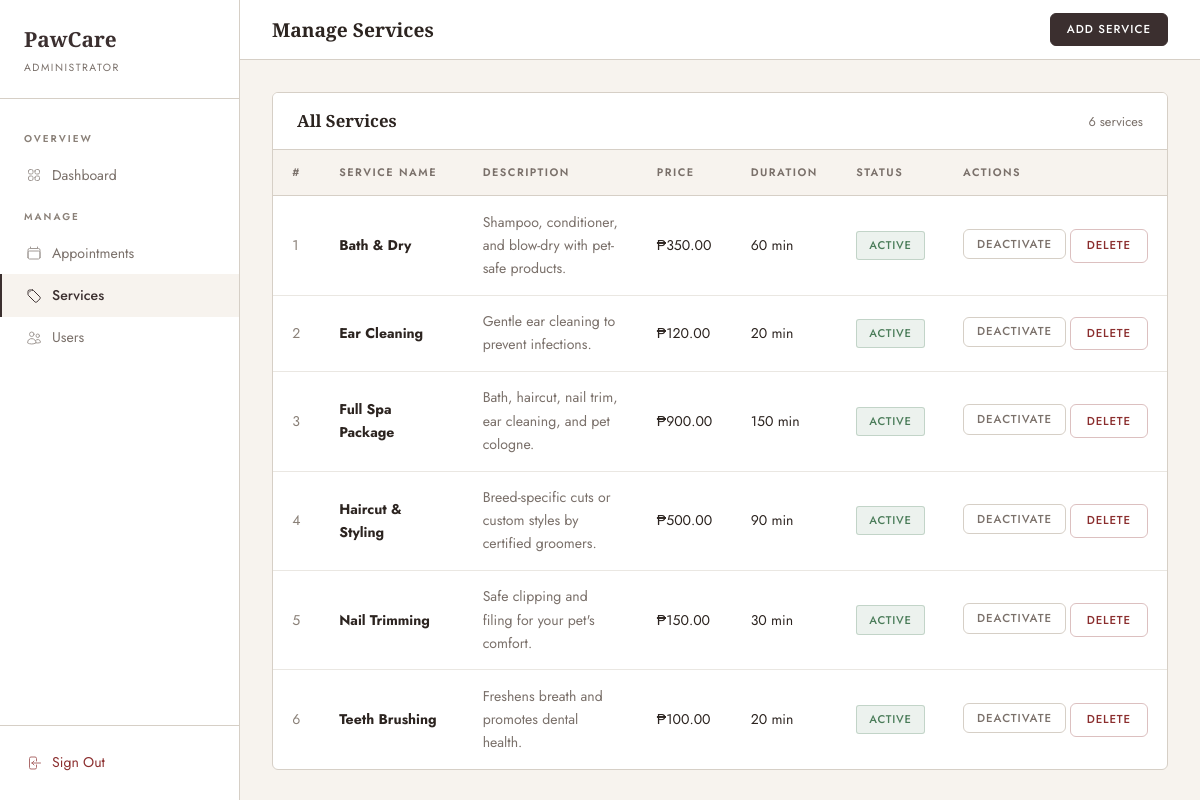
Page /views/admin/services.php (signed in) on the committed database.
### tables this page shows
CREATE TABLE IF NOT EXISTS services (
    id          INT AUTO_INCREMENT PRIMARY KEY,
    name        VARCHAR(100)  NOT NULL,
    description TEXT          DEFAULT NULL,
    price       DECIMAL(10,2) NOT NULL,
    duration    INT           DEFAULT 60 COMMENT 'Minutes',
    is_active   TINYINT(1)    DEFAULT 1,
    created_at  TIMESTAMP DEFAULT CURRENT_TIMESTAMP
);

### views/admin/services.php (the view, shortened to what this page needs)
<?php
$pdo = getPDO();
$services = $pdo->query('SELECT * FROM services ORDER BY name')->fetchAll();
?>
<!DOCTYPE html>
<html lang="en">
<head><?php include '../../includes/head.php'; ?></head>
<body>
<div class="layout">
  <?php include '../../includes/sidebar_admin.php'; ?>
  <div class="main-wrap">
    <div class="topbar">
      <span class="topbar-title">Manage Services</span>
      <button class="btn-primary-site btn-sm-site" data-bs-toggle="modal" data-bs-target="#addSvcModal">Add Service</button>
    </div>
    <div class="content-pad">
      <div class="card-site">
        <div class="card-header-site">
          <h5>All Services</h5>
          <span style="font-size:0.8rem;color:var(--text-muted);"><?= count($services) ?> services</span>
        </div>
        <table class="table-site">
          <thead>
            <tr><th>#</th><th>Service Name</th><th>Description</th><th>Price</th><th>Duration</th><th>Status</th><th>Actions</th></tr>
          </thead>
          <tbody>
          <?php foreach ($services as $i => $s): ?>
          <tr>
            <td style="color:var(--gray);"><?= $i+1 ?></td>
            <td><strong><?= htmlspecialchars($s['name']) ?></strong></td>
            <td style="color:var(--text-muted);max-width:220px;"><?= htmlspecialchars($s['description'] ?: '—') ?></td>
            <td>₱<?= number_format($s['price'],2) ?></td>
            <td><?= $s['duration'] ? $s['duration'].' min' : '—' ?></td>
            <td>
              <span class="badge-site <?= $s['is_active'] ? 'badge-confirmed' : 'badge-cancelled' ?>">
                <?= $s['is_active'] ? 'Active' : 'Inactive' ?>
              </span>
            </td>
            <td>
              <div class="d-flex gap-1">
                <form method="POST">
                  <button type="submit" class="btn-ghost" style="font-size:0.72rem;padding:0.3rem 0.8rem;"><?= $s['is_active'] ? 'Deactivate' : 'Activate' ?></button>
                </form>
                <form method="POST" onsubmit="return confirm('Delete this service?');">
                  <button type="submit" class="btn-danger-site">Delete</button>
                </form>
              </div>
            </td>
          </tr>
          <?php endforeach; ?>
          </tbody>
        </table>
      </div>
    </div>
  </div>
</div>
</body>
</html>

### assets/css/style.css (style rules this page uses)
:root { --brown: #3B2F2F; --brown-light: #6B4F3A; --tan: #C4A882; --tan-light: #DDD0BC; --cream: #F7F3EE; --cream-dark: #EDE6DC; --white: #FFFFFF; --gray: #8A8078; --gray-light: #D6CFC6; --text: #2C2420; --text-muted: #7A706A; --success: #4A7C59; --warning: #B8860B; --danger: #8B2E2E; --font-display: 'Cormorant Garamond', Georgia, serif; --font-body: 'Jost', sans-serif; --shadow-sm: 0 1px 4px rgba(44,36,32,0.08); --shadow: 0 2px 12px rgba(44,36,32,0.10); --shadow-lg: 0 6px 32px rgba(44,36,32,0.13); --radius: 6px; --radius-lg: 12px; --transition: all 0.2s ease; }
*, *::before, *::after { box-sizing: border-box; margin: 0; padding: 0; }
html { scroll-behavior: smooth; }
body { font-family: var(--font-body); font-weight: 400; color: var(--text); background: var(--white); font-size: 15px; line-height: 1.65; -webkit-font-smoothing: antialiased; }
h1,h2,h3,h4,h5,h6 { font-family: var(--font-display); font-weight: 600; line-height: 1.2; color: var(--text); }
.btn-primary-site { background: var(--brown); color: var(--white); border: 1px solid var(--brown); font-family: var(--font-body); font-size: 0.78rem; font-weight: 500; letter-spacing: 1.4px; text-transform: uppercase; padding: 0.65rem 1.6rem; border-radius: var(--radius); cursor: pointer; transition: var(--transition); text-decoration: none; display: inline-block; }
.btn-ghost { background: transparent; color: var(--text-muted); border: 1px solid var(--gray-light); font-family: var(--font-body); font-size: 0.78rem; font-weight: 500; letter-spacing: 1px; text-transform: uppercase; padding: 0.5rem 1.2rem; border-radius: var(--radius); cursor: pointer; transition: var(--transition); }
.btn-sm-site { font-size: 0.72rem; padding: 0.4rem 1rem; letter-spacing: 1px; }
.btn-danger-site { background: transparent; color: var(--danger); border: 1px solid rgba(139,46,46,0.3); font-size: 0.72rem; font-weight: 500; letter-spacing: 0.8px; padding: 0.4rem 1rem; border-radius: var(--radius); cursor: pointer; transition: var(--transition); text-transform: uppercase; }
.badge-site { display: inline-block; font-size: 0.7rem; font-weight: 500; letter-spacing: 0.8px; text-transform: uppercase; padding: 0.28rem 0.75rem; border-radius: 3px; }
.badge-confirmed { background: rgba(74,124,89,0.1); color: var(--success); border: 1px solid rgba(74,124,89,0.25); }
.layout { display: flex; min-height: 100vh; }
.main-wrap { margin-left: 240px; flex: 1; min-height: 100vh; background: var(--cream); display: flex; flex-direction: column; }
.topbar { background: var(--white); border-bottom: 1px solid var(--gray-light); padding: 0 2rem; height: 60px; display: flex; align-items: center; justify-content: space-between; position: sticky; top: 0; z-index: 50; }
.topbar-title { font-family: var(--font-display); font-size: 1.2rem; font-weight: 600; color: var(--text); }
.content-pad { padding: 2rem; }
.card-site { background: var(--white); border: 1px solid var(--gray-light); border-radius: var(--radius); overflow: hidden; }
.card-header-site { padding: 1.1rem 1.5rem; border-bottom: 1px solid var(--gray-light); display: flex; align-items: center; justify-content: space-between; background: var(--white); }
.card-header-site h5 { font-family: var(--font-display); font-size: 1.05rem; font-weight: 600; color: var(--text); margin: 0; }
.table-site { width: 100%; border-collapse: collapse; font-size: 0.88rem; }
.table-site thead th { padding: 0.85rem 1.2rem; font-size: 0.68rem; font-weight: 600; letter-spacing: 1.5px; text-transform: uppercase; color: var(--text-muted); border-bottom: 1px solid var(--gray-light); background: var(--cream); white-space: nowrap; }
.table-site tbody td { padding: 0.9rem 1.2rem; color: var(--text); border-bottom: 1px solid rgba(214,207,198,0.5); vertical-align: middle; }
.table-site tbody tr:last-child td { border-bottom: none; }

### rows in the picture
services: name "Bath & Dry", description "Shampoo, conditioner, and blow-dry with pet-safe products.", price "350.00", duration "60", is_active "ACTIVE"
services: name "Ear Cleaning", description "Gentle ear cleaning to prevent infections.", price "120.00", duration "20", is_active "ACTIVE"
services: name "Full Spa Package", description "Bath, haircut, nail trim, ear cleaning, and pet cologne.", price "900.00", duration "150", is_active "ACTIVE"
services: name "Haircut & Styling", description "Breed-specific cuts or custom styles by certified groomers.", price "500.00", duration "90", is_active "ACTIVE"
services: name "Nail Trimming", description "Safe clipping and filing for your pet's comfort.", price "150.00", duration "30", is_active "ACTIVE"
services: name "Teeth Brushing", description "Freshens breath and promotes dental health.", price "100.00", duration "20", is_active "ACTIVE"

### other values in the picture
count($services) "6"
